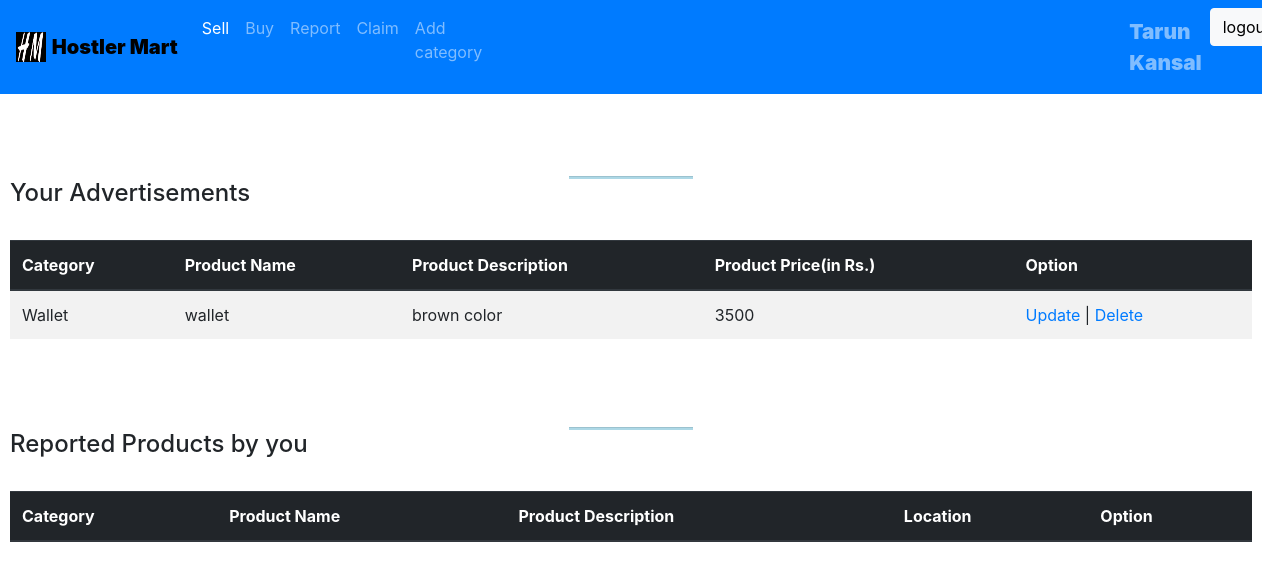
/user_page.php (signed in), run on the app's committed database.
### tables this page shows
CREATE TABLE `users` (
  `user_id` int(11) NOT NULL,
  `fname` varchar(20) NOT NULL,
  `midname` varchar(20) DEFAULT NULL,
  `lname` varchar(20) NOT NULL,
  `uname` varchar(45) NOT NULL,
  `contact` decimal(10,0) NOT NULL,
  `email` varchar(40) NOT NULL,
  `pw` varchar(30) NOT NULL,
  `address` varchar(255) NOT NULL
);

CREATE TABLE `advertisement` (
  `ad_id` int(11) NOT NULL,
  `prod_desc` varchar(255) NOT NULL,
  `prod_name` varchar(120) NOT NULL,
  `prod_price` int(11) NOT NULL,
  `category_name` varchar(30) NOT NULL,
  `prod_pic1` varchar(255) NOT NULL,
  `prod_pic2` varchar(255) NOT NULL,
  `prod_pic3` varchar(255) NOT NULL,
  `user_id` int(11) NOT NULL,
  `contact` decimal(10,0) NOT NULL
);

### user_page.php (the view, shortened to what this page needs)
<?php
	include 'config.php';
?>
<!DOCTYPE html>
<html lang="en">
<head>
	<link rel="stylesheet" href="css/user_page.css">
	<link rel="stylesheet" href="https://maxcdn.bootstrapcdn.com/bootstrap/4.0.0/css/bootstrap.min.css">
</head>
<body>
	<nav class="navbar navbar-dark bg-primary navbar-expand-lg">
	<a class="navbar-brand" href="#">
    <img src="images/logo.jpg" width="30" height="30" class="d-inline-block align-top" alt="">
    <span class="nav-brand1">Hostler Mart</span>
  </a>
  <div  id="navbarSupportedContent" >
    <ul class="navbar-nav mr-auto">
      <li class="nav-item active">
        <a class="nav-link" href="sellsection.php">Sell <span class="sr-only">(current)</span></a>
      </li>
      <li class="nav-item">
        <a class="nav-link" href="buysection.php">Buy</a>
      </li>
      <li class="nav-item">
        <a class="nav-link " href="report_product.php">Report</a>
      </li>
	  <li class="nav-item">
        <a class="nav-link " href="claim_product.php">Claim</a>
      </li>
	  <li class="nav-item">
        <a class="nav-link " href="add_cat.php">Add category</a>
	  </li>
	  <li class="nav-item usern" >
		  <a class="nav-link usera" href="user_page.php">
	  	<?php
        $query=mysqli_query($dbconn,"SELECT * FROM `users` WHERE user_id='".$_SESSION['id']."'");
        $row=mysqli_fetch_array($query);
        echo ''.$row['fname'].' '.$row['lname'].'';;
		?>
		</a>
      </li>
	  <li class="nav-item">
        <button class=" btn btn-light" ><a href="logout.php" class="logout">logout</a></button>
      </li>
    </ul>
	</div>
	</nav>
	<br><br><br>
<div class="margin-box">
<hr class="hr">
	<h4>Your Advertisements</h4>
	<?php
		include 'config.php';
		$query = "SELECT * FROM advertisement WHERE user_id = '".$_SESSION['id']."' ORDER BY prod_name ASC";
        $result = mysqli_query($dbconn,$query);
	?>
	<br>
	<table class="table table-striped">
		<thead class="thead-dark">
		<tr>
			<th>Category</th>
			<th>Product Name</th>
			<th>Product Description</th>
			<th>Product Price(in Rs.)</th>
			<th>Option</th>
		</tr>
		</thead>
		<?php
		if($result)
		{
            while($res = mysqli_fetch_array($result)) {
            echo "<tr>";
            echo "<td>".$res['category_name']."</td>";
            echo "<td>".$res['prod_name']."</td>";
            echo "<td>".$res['prod_desc']."</td>";
            echo "<td>".$res['prod_price']."</td>";
            echo "<td><a href=\"ad_update.php?ad_id=$res[ad_id]\">Update</a> | <a href=\"ad_delete.php?ad_id=$res[ad_id]\">Delete</a></td>";
        }
    }
		?>
	</table>
<br><br><br>
<hr class="hr">
	<h4>Reported Products by you</h4>
	<br>
	<table class="table table-striped">
	<thead class="thead-dark">
		<tr>
			<th>Category</th>
			<th>Product Name</th>
			<th>Product Description</th>
			<th>Location</th>
			<th>Option</th>
		</tr>
		</thead>
	</table>
</div>
</body>
</html>

### css/user_page.css (style rules this page uses)
.usern { margin-left: 50vw; color:black; }
.nav-brand1 { color: black; font-weight: 900; }
.logout { text-decoration: none; color: black; }
.usera { color: black; font-weight: 900; font-size: 1.3rem; }
.hr { color:lightblue; width: 10%; margin: auto; text-align: center; height: 2px; background-color: lightblue; }
.margin-box { margin: 10px; }

### data on the page
users: fname "Tarun", lname "Kansal"
advertisement: category_name "Wallet", prod_name "wallet", prod_desc "brown color", prod_price "3500"
